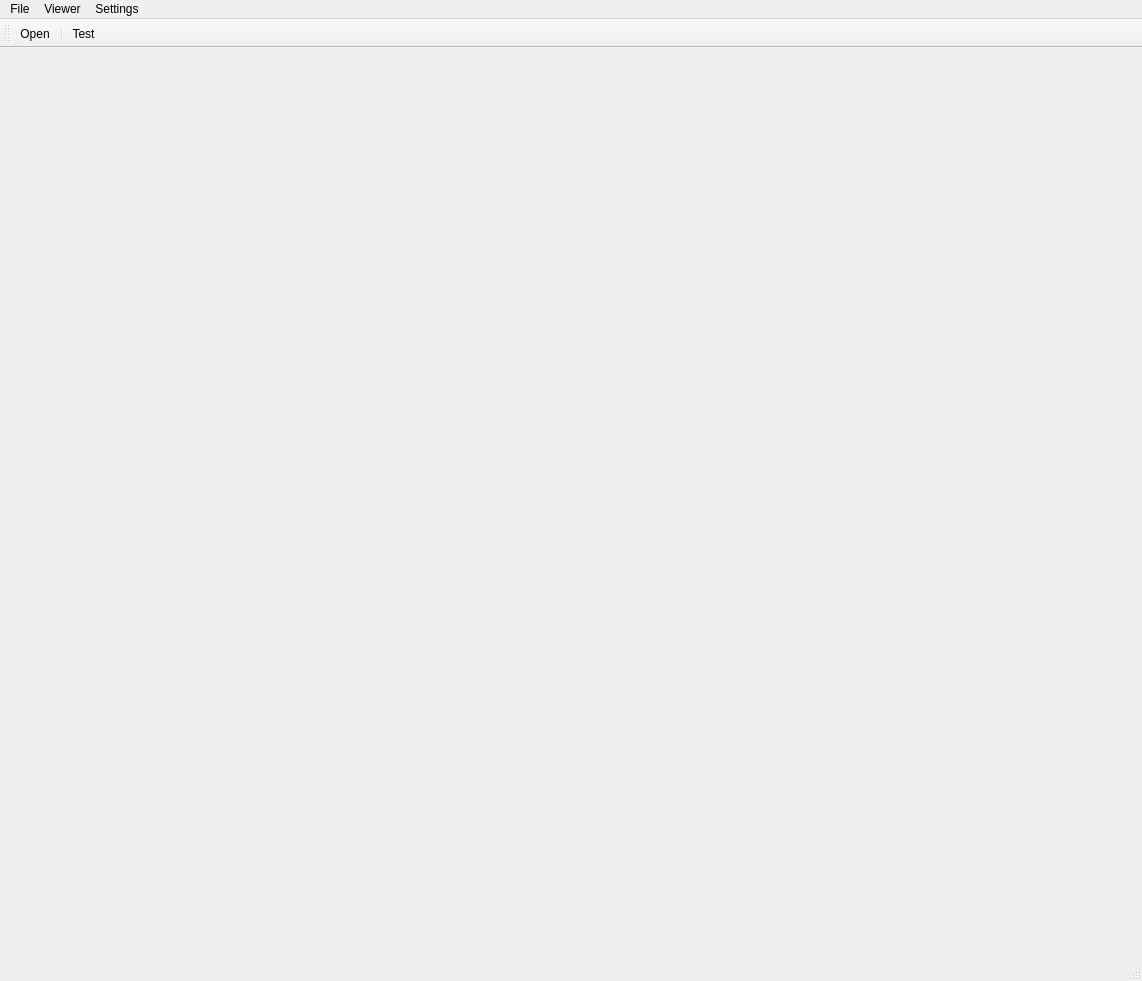
<?xml version="1.0" encoding="UTF-8"?>
<ui version="4.0">
 <class>ViewerWindow</class>
 <widget class="QMainWindow" name="ViewerWindow">
  <property name="geometry">
   <rect>
    <x>0</x>
    <y>0</y>
    <width>1142</width>
    <height>981</height>
   </rect>
  </property>
  <property name="windowTitle">
   <string>ViewerWindow</string>
  </property>
  <widget class="M4D::GUI::Viewer::ViewerDesktop" name="mViewerDesktop"/>
  <widget class="QMenuBar" name="menubar">
   <property name="geometry">
    <rect>
     <x>0</x>
     <y>0</y>
     <width>1142</width>
     <height>23</height>
    </rect>
   </property>
   <widget class="QMenu" name="menuFile">
    <property name="title">
     <string>File</string>
    </property>
    <addaction name="actionOpen"/>
    <addaction name="actionQuit"/>
   </widget>
   <widget class="QMenu" name="menuViewer">
    <property name="title">
     <string>Viewer</string>
    </property>
   </widget>
   <widget class="QMenu" name="menuSettings">
    <property name="title">
     <string>Settings</string>
    </property>
    <addaction name="actionSettings_list"/>
   </widget>
   <addaction name="menuFile"/>
   <addaction name="menuViewer"/>
   <addaction name="menuSettings"/>
  </widget>
  <widget class="QStatusBar" name="statusbar"/>
  <widget class="QToolBar" name="viewerToolBar">
   <property name="windowTitle">
    <string>toolBar</string>
   </property>
   <attribute name="toolBarArea">
    <enum>TopToolBarArea</enum>
   </attribute>
   <attribute name="toolBarBreak">
    <bool>false</bool>
   </attribute>
   <addaction name="actionOpen"/>
   <addaction name="separator"/>
   <addaction name="actionTest"/>
  </widget>
  <action name="actionOpen">
   <property name="text">
    <string>Open ...</string>
   </property>
   <property name="shortcut">
    <string>Ctrl+O</string>
   </property>
  </action>
  <action name="actionQuit">
   <property name="text">
    <string>Quit</string>
   </property>
   <property name="shortcut">
    <string>Ctrl+Q</string>
   </property>
  </action>
  <action name="actionTest">
   <property name="text">
    <string>Test</string>
   </property>
  </action>
  <action name="actionSettings_list">
   <property name="text">
    <string>Settings list ...</string>
   </property>
  </action>
 </widget>
 <customwidgets>
  <customwidget>
   <class>M4D::GUI::Viewer::ViewerDesktop</class>
   <extends>QWidget</extends>
   <header>MedV4D/GUI/widgets/ViewerDesktop.h</header>
   <container>1</container>
  </customwidget>
 </customwidgets>
 <resources/>
 <connections>
  <connection>
   <sender>actionOpen</sender>
   <signal>triggered()</signal>
   <receiver>ViewerWindow</receiver>
   <slot>openFile()</slot>
   <hints>
    <hint type="sourcelabel">
     <x>-1</x>
     <y>-1</y>
    </hint>
    <hint type="destinationlabel">
     <x>399</x>
     <y>299</y>
    </hint>
   </hints>
  </connection>
  <connection>
   <sender>actionTest</sender>
   <signal>triggered()</signal>
   <receiver>ViewerWindow</receiver>
   <slot>testSlot()</slot>
   <hints>
    <hint type="sourcelabel">
     <x>-1</x>
     <y>-1</y>
    </hint>
    <hint type="destinationlabel">
     <x>459</x>
     <y>299</y>
    </hint>
   </hints>
  </connection>
  <connection>
   <sender>actionSettings_list</sender>
   <signal>triggered()</signal>
   <receiver>ViewerWindow</receiver>
   <slot>showSettingsDialog()</slot>
   <hints>
    <hint type="sourcelabel">
     <x>-1</x>
     <y>-1</y>
    </hint>
    <hint type="destinationlabel">
     <x>570</x>
     <y>490</y>
    </hint>
   </hints>
  </connection>
 </connections>
 <slots>
  <slot>applyTransferFunction()</slot>
  <slot>toggleInteractiveTransferFunction(bool)</slot>
  <slot>openFile()</slot>
  <slot>testSlot()</slot>
  <slot>showSettingsDialog()</slot>
 </slots>
</ui>
